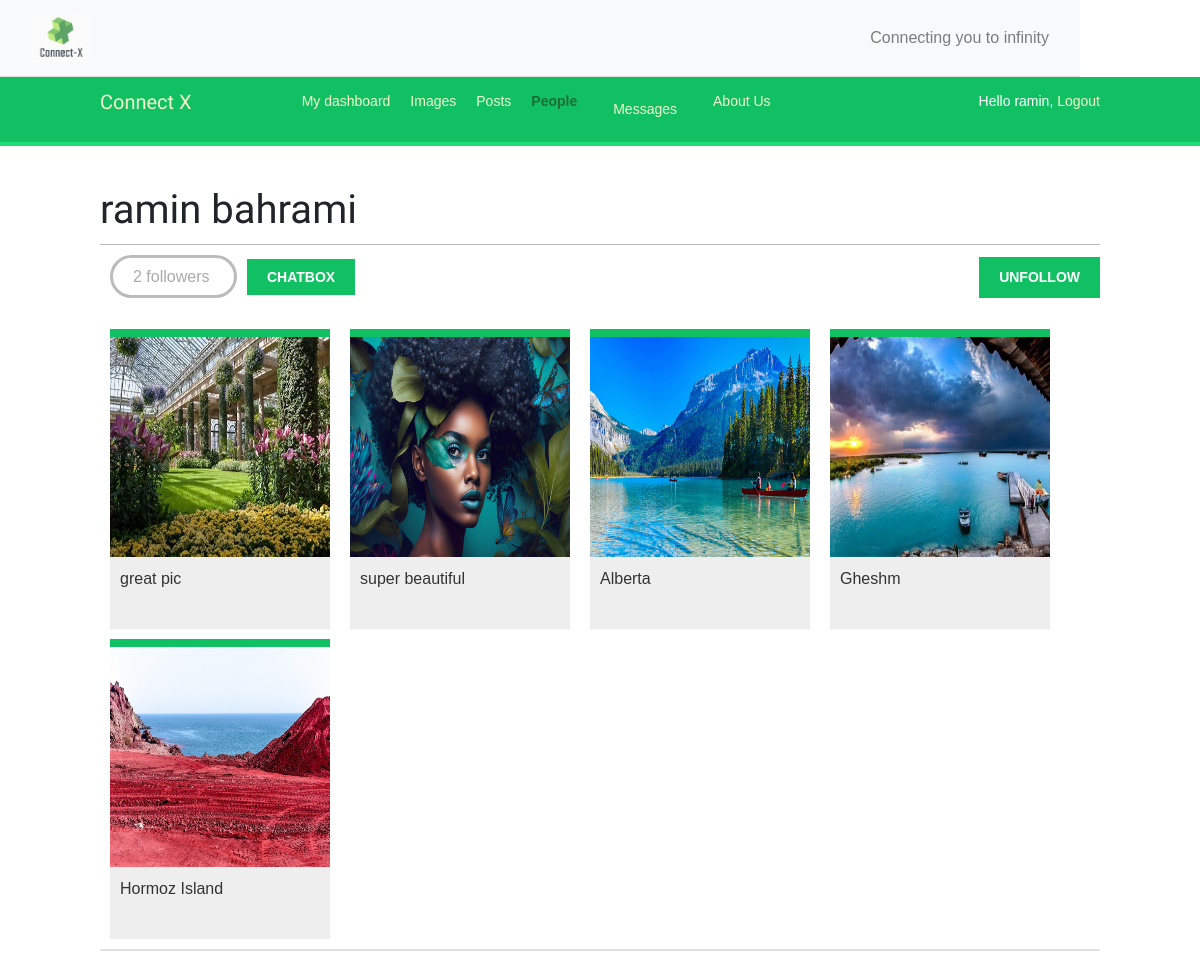
Screenshot of /account/users/ramin/ (signed in) with the database file from the repository.
### images/models.py (models this page shows, shortened)
class Image(models.Model):
    user = models.ForeignKey(settings.AUTH_USER_MODEL,
                             related_name='images_created',
                             on_delete=models.CASCADE)
    title = models.CharField(max_length=200)
    slug = models.SlugField(max_length=200,
                            blank=True)
    url = models.URLField(blank=True,null=True)
    image = models.ImageField(upload_to='images/%Y/%m/%d/')
    description = models.TextField(blank=True)
    created = models.DateField(auto_now_add=True,
                               db_index=True)
    users_like = models.ManyToManyField(settings.AUTH_USER_MODEL,
                                        related_name='images_liked',
                                        blank=True)
    total_likes = models.PositiveIntegerField(db_index=True,
                                              default=0)
    total_views = models.PositiveIntegerField(default=0)
    def get_absolute_url(self):
        return reverse('images:detail', args=[self.id, self.slug])

### account/views.py (the view)
# urls.py: path('users/<username>/', views.user_detail, name='user_detail'),
@login_required
def user_detail(request, username):
    user = get_object_or_404(User, username=username, is_active=True)
    text_post = Post.objects.filter(user = user)
    return render(request,
                  'account/user/detail.html',
                  {'section': 'people',
                   'user': user,'text_post':text_post})

### account/templates/account/user/detail.html (shortened to what this page needs)
{% extends "base.html" %}
{% load thumbnail %}
{% block content %}
  <h1>{{ user.get_full_name }}</h1>
  {% with total_followers=user.followers.count %}
    <span class="count">
      <span class="total">{{ total_followers }}</span>
      follower{{ total_followers|pluralize }}
    </span>
    <a href="{% url 'chatroom:chatbox' user.username %}" class="button">ChatBox</a>
    <a href="#" data-id="{{ user.id }}" data-action="{% if request.user in user.followers.all %}un{% endif %}follow" class="follow button">
      {% if request.user not in user.followers.all %}
        Follow
      {% else %}
        Unfollow
      {% endif %}
    </a>
    <div id="image-list" class="image-container">
      {% include "images/image/list_ajax.html" with images=user.images_created.all %}
    </div>
    <div class="card">
  {% endwith %}
</div>
{% endblock %}

### account/templates/base.html (shortened to what this page needs)
{% load static %}
<!DOCTYPE html>
<html>
<head>
  <link rel="stylesheet" href="https://stackpath.bootstrapcdn.com/bootstrap/4.3.1/css/bootstrap.min.css">
  <link href="{% static "css/base.css" %}" rel="stylesheet">
</head>
<body>
  <header class="custom-header">
    <nav class="navbar navbar-expand-lg navbar-light bg-light">
      <div class="container">
        <a class="navbar-brand" href="#">
          <img src="{% static 'Connect-x.jpeg' %}" alt="Logo" height="50">
        </a>
        <div class="navbar-text ml-auto">
          Connecting you to infinity
        </div>
      </div>
    </nav>
  </header>
  <div id="header">
    <span class="logo">Connect X</span>
    {% if request.user.is_authenticated %}
    <ul class="menu">
      <li {% if section == "dashboard" %}class="selected"{% endif %}>
        <a href="{% url "dashboard" %}">My dashboard</a>
      </li>
      <li {% if section == "images" %}class="selected"{% endif %}>
        <a href="{% url "images:list" %}">Images</a>
      </li>
      <li {% if section == "text-post" %}class="selected"{% endif %}>
        <a href="{% url "post:home" %}">Posts</a>
      </li>
      <li {% if section == "people" %}class="selected"{% endif %}>
        <a href="{% url "user_list" %}">People</a>
      </li>
      <li {% if section == "events" %}class="selected"{% endif %}>
        <a class="nav-link" href="{% url 'events' %}" >Messages <span class="sr-only">(current)</span></a>
    </li>
  {% endif %}
  <li {% if section == "about" %}class="selected"{% endif %}>
    <a href="{% url "about" %}">About Us</a>
  </li>
</ul>
  <span class="user">
    {% if request.user.is_authenticated %}
      Hello {{ request.user.first_name }},
      <a href="{% url "logout" %}">Logout</a>
    {% else %}
      <a href="{% url "login" %}">Log-in</a>
    {% endif %}
  </span>
  </div>
  <div id="content">
    {% block content %}
    {% endblock %}
  </div>
</body>
</html>

### images/templates/images/image/list_ajax.html (shortened to what this page needs)
{% load thumbnail %}
{% for image in images %}
  <div class="image">
    <a href="{{ image.get_absolute_url }}">
      {% thumbnail image.image 200x200 crop="smart" as im %}
      <img src="{{ im.url }}">
    </a>
    <div class="info">
      <a href="{{ image.get_absolute_url }}" class="title">
        {{ image.title }}
      </a>
    </div>
  </div>
{% endfor %}

### account/static/css/base.css (style rules this page uses)
body { margin:0; padding:0; font-family:helvetica, sans-serif; }
a { color:#12c064; text-decoration:none; }
h1, h2, h3, h4, h5 , h6 { font-family: 'Muli', sans-serif; font-weight:normal; }
h1 { border-bottom:1px solid #bbb; padding:0 0 10px 0; margin:10px 0 20px 0; }
#header { padding:10px 100px; font-size:14px; background:#12c064; color:#fff; border-bottom:4px solid #1cdf78; overflow:auto; }
#header .logo { font-family: 'Muli', sans-serif; float:left; color:#f3f7cc; font-size:20px; margin-right:10%; }
#header ul.menu { list-style:none; float:left; margin:0; padding:0; }
#header ul.menu li { float:left; padding:4px 10px; }
#header ul.menu li.selected a, #header ul.menu li.selected a:hover { color:#1b6d32; font-weight:bold; }
#header a { color:#f3f7cc; }
#header .user { float:right; padding-top:4px; }
#content { padding:30px 100px; }
input[type=submit], a.button { font-weight:bold; background:#12c064; color:#fff; padding:10px 20px; font-size:14px; text-transform:uppercase; }
.count { color:#aaa; border:3px solid #bbb; border-radius:26px; padding:10px 20px; margin:20px 10px 0; }
a.like, a.follow { float:right; margin-top:-8px; }
#image-list { overflow:auto; }
#image-list .image { float:left; width:220px; height:300px; margin:0 10px 10px 10px; border-top:8px solid #12c064; background:#eee; }
#image-list img { width:220px; height:220px; }
#image-list .info { padding:10px; }
#image-list .info a { color:#333; }
.image-container { margin-top:40px; }
.custom-header { background-color: #fff; border-bottom: 1px solid #ddd; margin-right: 10%; }
.custom-header .navbar-brand img { margin-right: 10%; }

### rows the page displays
Image: shows a picture, title "great pic"
Image: shows a picture, title "super beautiful"
Image: shows a picture, title "Alberta"
Image: shows a picture, title "Gheshm"
Image: shows a picture, title "Hormoz Island"

### other values shown
{{ request.user.first_name }} "ramin"
{{ user.get_full_name }} "ramin bahrami"
{{ total_followers }} "2"
